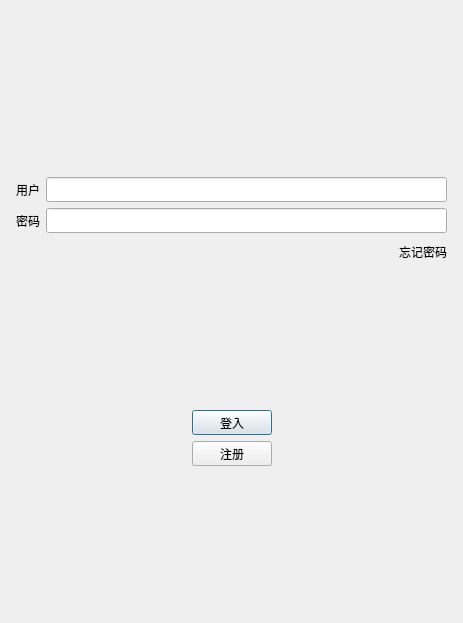
<?xml version="1.0" encoding="UTF-8"?>
<ui version="4.0">
 <class>LoginDialog</class>
 <widget class="QDialog" name="LoginDialog">
  <property name="geometry">
   <rect>
    <x>0</x>
    <y>0</y>
    <width>463</width>
    <height>623</height>
   </rect>
  </property>
  <property name="windowTitle">
   <string>Dialog</string>
  </property>
  <layout class="QVBoxLayout" name="verticalLayout_2">
   <item>
    <layout class="QVBoxLayout" name="verticalLayout">
     <property name="leftMargin">
      <number>5</number>
     </property>
     <property name="topMargin">
      <number>5</number>
     </property>
     <property name="rightMargin">
      <number>5</number>
     </property>
     <property name="bottomMargin">
      <number>5</number>
     </property>
     <item>
      <layout class="QHBoxLayout" name="horizontalLayout_2">
       <item>
        <widget class="QLabel" name="label">
         <property name="text">
          <string/>
         </property>
         <property name="pixmap">
          <pixmap resource="rc.qrc">:/res/ice.png</pixmap>
         </property>
         <property name="alignment">
          <set>Qt::AlignmentFlag::AlignCenter</set>
         </property>
        </widget>
       </item>
      </layout>
     </item>
     <item>
      <spacer name="verticalSpacer">
       <property name="orientation">
        <enum>Qt::Orientation::Vertical</enum>
       </property>
       <property name="sizeHint" stdset="0">
        <size>
         <width>20</width>
         <height>40</height>
        </size>
       </property>
      </spacer>
     </item>
     <item>
      <layout class="QHBoxLayout" name="horizontalLayout">
       <item>
        <widget class="QLabel" name="use_label">
         <property name="minimumSize">
          <size>
           <width>0</width>
           <height>25</height>
          </size>
         </property>
         <property name="maximumSize">
          <size>
           <width>16777215</width>
           <height>25</height>
          </size>
         </property>
         <property name="text">
          <string>用户</string>
         </property>
        </widget>
       </item>
       <item>
        <widget class="QLineEdit" name="user_edit">
         <property name="minimumSize">
          <size>
           <width>0</width>
           <height>25</height>
          </size>
         </property>
         <property name="maximumSize">
          <size>
           <width>16777215</width>
           <height>25</height>
          </size>
         </property>
        </widget>
       </item>
      </layout>
     </item>
     <item>
      <layout class="QHBoxLayout" name="horizontalLayout_3">
       <item>
        <widget class="QLabel" name="pass_label">
         <property name="minimumSize">
          <size>
           <width>0</width>
           <height>25</height>
          </size>
         </property>
         <property name="maximumSize">
          <size>
           <width>16777215</width>
           <height>25</height>
          </size>
         </property>
         <property name="text">
          <string>密码</string>
         </property>
        </widget>
       </item>
       <item>
        <widget class="QLineEdit" name="pass_edit">
         <property name="minimumSize">
          <size>
           <width>0</width>
           <height>25</height>
          </size>
         </property>
         <property name="maximumSize">
          <size>
           <width>16777215</width>
           <height>25</height>
          </size>
         </property>
        </widget>
       </item>
      </layout>
     </item>
     <item>
      <layout class="QHBoxLayout" name="horizontalLayout_4">
       <item>
        <spacer name="horizontalSpacer">
         <property name="orientation">
          <enum>Qt::Orientation::Horizontal</enum>
         </property>
         <property name="sizeHint" stdset="0">
          <size>
           <width>40</width>
           <height>20</height>
          </size>
         </property>
        </spacer>
       </item>
       <item>
        <widget class="QLabel" name="forget_label">
         <property name="minimumSize">
          <size>
           <width>0</width>
           <height>25</height>
          </size>
         </property>
         <property name="maximumSize">
          <size>
           <width>16777215</width>
           <height>25</height>
          </size>
         </property>
         <property name="text">
          <string>忘记密码</string>
         </property>
        </widget>
       </item>
      </layout>
     </item>
     <item>
      <spacer name="verticalSpacer_2">
       <property name="orientation">
        <enum>Qt::Orientation::Vertical</enum>
       </property>
       <property name="sizeHint" stdset="0">
        <size>
         <width>20</width>
         <height>40</height>
        </size>
       </property>
      </spacer>
     </item>
     <item>
      <layout class="QHBoxLayout" name="horizontalLayout_5">
       <item>
        <spacer name="horizontalSpacer_2">
         <property name="orientation">
          <enum>Qt::Orientation::Horizontal</enum>
         </property>
         <property name="sizeHint" stdset="0">
          <size>
           <width>40</width>
           <height>20</height>
          </size>
         </property>
        </spacer>
       </item>
       <item>
        <widget class="QPushButton" name="pushButton">
         <property name="minimumSize">
          <size>
           <width>0</width>
           <height>25</height>
          </size>
         </property>
         <property name="maximumSize">
          <size>
           <width>16777215</width>
           <height>25</height>
          </size>
         </property>
         <property name="text">
          <string>登入</string>
         </property>
        </widget>
       </item>
       <item>
        <spacer name="horizontalSpacer_3">
         <property name="orientation">
          <enum>Qt::Orientation::Horizontal</enum>
         </property>
         <property name="sizeHint" stdset="0">
          <size>
           <width>40</width>
           <height>20</height>
          </size>
         </property>
        </spacer>
       </item>
      </layout>
     </item>
     <item>
      <layout class="QHBoxLayout" name="horizontalLayout_6">
       <item>
        <spacer name="horizontalSpacer_4">
         <property name="orientation">
          <enum>Qt::Orientation::Horizontal</enum>
         </property>
         <property name="sizeHint" stdset="0">
          <size>
           <width>40</width>
           <height>20</height>
          </size>
         </property>
        </spacer>
       </item>
       <item>
        <widget class="QPushButton" name="register_btn">
         <property name="minimumSize">
          <size>
           <width>0</width>
           <height>25</height>
          </size>
         </property>
         <property name="maximumSize">
          <size>
           <width>16777215</width>
           <height>25</height>
          </size>
         </property>
         <property name="text">
          <string>注册</string>
         </property>
        </widget>
       </item>
       <item>
        <spacer name="horizontalSpacer_5">
         <property name="orientation">
          <enum>Qt::Orientation::Horizontal</enum>
         </property>
         <property name="sizeHint" stdset="0">
          <size>
           <width>40</width>
           <height>20</height>
          </size>
         </property>
        </spacer>
       </item>
      </layout>
     </item>
     <item>
      <spacer name="verticalSpacer_3">
       <property name="orientation">
        <enum>Qt::Orientation::Vertical</enum>
       </property>
       <property name="sizeHint" stdset="0">
        <size>
         <width>20</width>
         <height>40</height>
        </size>
       </property>
      </spacer>
     </item>
    </layout>
   </item>
  </layout>
 </widget>
 <resources>
  <include location="rc.qrc"/>
 </resources>
 <connections/>
</ui>
